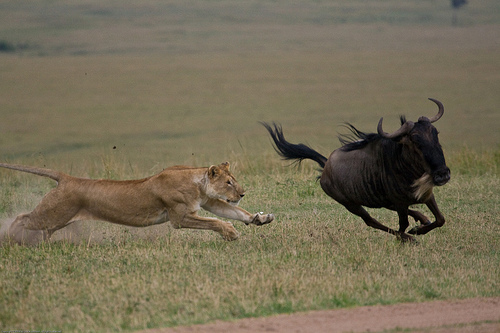
#> input picture dlf-submission/flickr8k_dataset/Images/2973269132_252bfd0160.jpg, 500 x 333 px, found by its file name
$ jupyter execute --allow-errors DLF_winter_2025_lab_1_intro.ipynb   (shell and % lines are left out)
#> lines starting #> are read from the running program, lines starting #| are printed output that depends on the picture
# Choosing the correct environment for AI workloads

In order to access GPU computations it is necessary to change the runtime.
I the top menu choose: Runtime -> Change runtime type -> T4 GPU (free version) or A100/L4 GPU (paid version).

Free version has limitations (like limited availability or constraints on computation time).

---

# Working with Google Colab

## Adding and moving cells
You can add new cells by using the **+ CODE** and **+ TEXT** buttons that show when you hover between cells. These buttons are also in the toolbar above the notebook where they can be used to add a cell below the currently selected cell.

You can move a cell by selecting it and clicking **Cell Up** or **Cell Down** in the top toolbar.

Consecutive cells can be selected by "lasso selection" by dragging from outside one cell and through the group.  Non-adjacent cells can be selected concurrently by clicking one and then holding down Ctrl while clicking another.  Similarly, using Shift instead of Ctrl will select all intermediate cells.

## System aliases

Jupyter includes shortcuts for common operations, such as ls:

That `!ls` probably generated a large output. You can select the cell and clear the output by either right clicking the left gutter of the output area and selecting "Clear output" from the context menu.

Execute any other process using `!` with string interpolation from python variables, and note the result can be assigned to a variable:

## Commenting on a cell
You can comment on a Colaboratory notebook like you would on a Google Document. Comments are attached to cells, and are displayed next to the cell they refer to. If you have **comment-only** permissions, you will see a comment button on the top right of the cell when you hover over it.

If you have edit or comment permissions you can comment on a cell in one of three ways:

1. Select a cell and click the comment button in the toolbar above the top-right corner of the cell.
1. Right click a text cell and select **Add a comment** from the context menu.
3. Use the shortcut **Ctrl+Shift+M** to add a comment to the currently selected cell.

You can resolve and reply to comments, and you can target comments to specific collaborators by typing *+[email address]* (e.g., `+user@domain.com`). Addressed collaborators will be emailed.

The Comment button in the top-right corner of the page shows all comments attached to the notebook.

# Mounting Google Drive in your VM

The example below shows how to mount your Google Drive in your virtual machine using an authorization code, and shows a couple of ways to write & read files there. Once executed, observe the new file (`foo.txt`) is visible in https://drive.google.com/

Note this only supports reading and writing files.

[cell 1]
from google.colab import drive
drive.mount('/content/drive')

[cell 2]
with open('/content/drive/My Drive/foo.txt', 'w') as f:
  f.write('Hello Google Drive!')

# Listing files in Google Drive

# Downloading files to your local file system

`files.download` will invoke a browser download of the file to your local computer.

[cell 3]
from google.colab import files

with open('example.txt', 'w') as f:
  f.write('some content')

files.download('example.txt')

---

# Quick python knowledge verification

A series of tasks to show understanding of the pythonic way of doing things

# Task

[cell 4]
# Complete the function and explain why the results differ for list and int.
def modify_values(a_list, a_number):
    a_list.append(100)
    a_number += 100

my_list = [1, 2, 3]
my_number = 5

modify_values(my_list, my_number)

print(my_list)  # What will this print?
print(my_number)  # What will this print?

# Solution

# Task

[cell 5]
# unpacking variables
# Try to unpack values into the correct number of variables
# Fix the errors by handling them properly
data = [1, 2, 3, 4, 5]

try:
    a, b = data  # Fix this line to unpack without error
except ValueError as e:
    print(e)

# Solution

# Task

[cell 6]
# Use the zip function to combine the two lists element-wise
names = ['Alice', 'Bob', 'Charlie']
scores = [85, 90, 88]

# Combine names and scores using zip
#> (the rest of this cell did not finish here and is left out)

# Solution

# Task

#> (a cell that did not finish here is left out)

# Solution

# Task

[cell 8]
# common pitfall of using mutable default arguments in Python functions

def append_to_list(item, target_list=[]):
    target_list.append(item)
    return target_list

# Predict the output of the following calls:
print(append_to_list(1))
print(append_to_list(2))
print(append_to_list(3, []))
print(append_to_list(4))

# Explain why this happens and how to fix it.

# Solution

# Task

[cell 9]
# knowledge of generator expressions and their memory efficiency compared to list comprehensions. It's important for working with large datasets or streams of data.
import sys

# Create a list of squares of numbers from 0 to 999999
list_comp = [x**2 for x in range(1000000)]

# Create a generator expression of squares of numbers from 0 to 999999
gen_exp = (x**2 for x in range(1000000))

# Print the memory size of both objects
print(f"List comprehension size: {sys.getsizeof(list_comp)} bytes")
print(f"Generator expression size: {sys.getsizeof(gen_exp)} bytes")

# Explain the difference in size and when you would use each.

# Solution

# Task

[cell 10]
# distinction between identity comparison (is) and value comparison (==) in Python,
# Predict the output of the following comparisons:

a = [1, 2, 3]
b = [1, 2, 3]
c = b

print(a == b)
print(a is b)
print(b is c)

x = 256
y = 256
z = 257
w = 257

print(x is y)
print(z is w)

# Explain the results and when to use `is` vs `==`.

# Solution

# Task

[cell 11]
# Try to create dictionaries with the following as keys:
# 1. An integer
# 2. A string
# 3. A tuple containing only immutable elements
# 4. A tuple containing a list
# 5. A list

# Explain which ones work and why. Then, implement a custom class that
# can be used as a dictionary key, and one that cannot.

# TODO: code here

# Solution

# Task

[cell 12]
#  difference between copy() and deepcopy()

import copy

original = [[1, 2, 3], [4, 5, 6]]
shallow_copy = original.copy()
deep_copy = copy.deepcopy(original)

# Modify the original list
original[0][0] = 'X'

# Print all three lists
print("Original:", original)
print("Shallow copy:", shallow_copy)
print("Deep copy:", deep_copy)

# Explain the output and the difference between shallow and deep copy

# Solution

# Task

[cell 13]
def fibonacci_generator():
    a, b = 0, 1
    while True:
        yield a
        a, b = b, a + b

# Use the generator to print the first 10 Fibonacci numbers
fib_gen = fibonacci_generator()
for _ in range(10):
    print(next(fib_gen))

# Explain how the generator works and why it's memory-efficient

# Solution

# Pandas
https://colab.research.google.com/notebooks/snippets/pandas.ipynb

## Pandas DataFrame: Create from lists of values

[cell 14]
import pandas as pd

last_names = ['Connor', 'Connor', 'Reese']
first_names = ['Sarah', 'John', 'Kyle']
df = pd.DataFrame({
  'first_name': first_names,
  'last_name': last_names,
})
df

## Pandas DataFrame: Rename multiple Columns

[cell 15]
import pandas as pd
df = pd.DataFrame({
    'Year': [2016, 2015, 2014, 2013, 2012],
    'Top Animal': ['Giant panda', 'Chicken', 'Pig', 'Turkey', 'Dog']
})

df.rename(columns={
    'Year': 'Calendar Year',
    'Top Animal': 'Favorite Animal',
}, inplace=True)
df

## Pandas DataFrame: Query by regexp (regular expression)

[cell 16]
import pandas as pd
df = pd.DataFrame({
  'first_name': ['Sarah', 'John', 'Kyle', 'Joe'],
  'last_name': ['Connor', 'Connor', 'Reese', 'Bonnot'],
})

df[df.last_name.str.match('.*onno.*')]

## Pandas DataFrame: Query by variable value
Evaluate a variable as the value to find.

[cell 17]
import pandas as pd
df = pd.DataFrame({
  'first_name': ['Sarah', 'John', 'Kyle'],
  'last_name': ['Connor', 'Connor', 'Reese'],
})

foo = 'Connor'
df.query('last_name == @foo')

## Pandas DataFrame: Query using variable value as a column name

Evaluate a variable, to use its value as the name of a column in a query.

E.g. Query for rows where `John` is the value in the column named `first_name`.

[cell 18]
import pandas as pd
df = pd.DataFrame(data={
  'first_name': ['Sarah', 'John', 'Kyle'],
  'last_name': ['Connor', 'Connor', 'Reese'],
})

column_name = 'first_name'
df.query(f"`{column_name}` == 'John'")

## Pandas DataFrame: Query by Timestamp above a value

[cell 19]
import pandas as pd
df = pd.DataFrame({
  'time': ['2022-09-14 00:52:00-07:00', '2022-09-14 00:52:30-07:00',
           '2022-09-14 01:52:30-07:00'],
  'letter': ['A', 'B', 'C'],
})
df['time'] = pd.to_datetime(df.time)

df.query('time >= "2022-09-14 00:52:30-07:00"')

## Pandas DataFrame: Query for Timestamp between two values

[cell 20]
import pandas as pd
df = pd.DataFrame({
  'time': ['2022-09-14 00:52:00-07:00', '2022-09-14 00:52:30-07:00',
           '2022-09-14 01:52:30-07:00'],
  'letter': ['A', 'B', 'C'],
})
df['time'] = pd.to_datetime(df.time)

begin_ts = '2022-09-14 00:52:00-07:00'
end_ts = '2022-09-14 00:54:00-07:00'

df.query('@begin_ts <= time < @end_ts')

## Pandas DataFrame: Drop duplicate rows

[cell 21]
import pandas as pd
df = pd.DataFrame({
  'first_name': ['Sarah', 'John', 'Kyle', 'Joe'],
  'last_name': ['Connor', 'Connor', 'Reese', 'Bonnot'],
})
df.set_index('last_name', inplace=True)

df.loc[~df.index.duplicated(), :]

## Pandas DataFrame: Ignore one Column

[cell 22]
import pandas as pd
df = pd.DataFrame({
  'first_name': ['Sarah', 'John', 'Kyle', 'Joe'],
  'last_name': ['Connor', 'Connor', 'Reese', 'Bonnot'],
})

df.loc[:, df.columns!='last_name']

# Working with external datasets
## Kaggle access

[cell 23]
# https://www.kaggle.com/discussions/general/74235

[cell 24]
from google.colab import files
files.upload()
#> the answer given: 2053006423_6adf69ca67.jpg

[cell 25]
# https://www.kaggle.com/datasets/lainguyn123/student-performance-factors
# https://www.kaggle.com/datasets/syedfaizanalii/predict-students-dropout-and-academic-success
# https://www.kaggle.com/datasets/uciml/student-alcohol-consumption

# Task : Read the data in the CSV files using Pandas library, show only two columns from each dataset (for example "Nationality" and "Course")

[cell 26]
import pandas as pd
import os

import os
for dirname, _, filenames in os.walk('./students'):
    for filename in filenames:
        print(os.path.join(dirname, filename))


# TODO: continue

# Task: What makes a good dataset?
* ### How big should it be?
* ### What should be the structure of data?
* ### What other factors have to be considered?

---

# Simple operations on images in Google Colab

[cell 27]
# Importing necessary libraries
import cv2
import numpy as np
import matplotlib.pyplot as plt
from google.colab import files
from google.colab.patches import cv2_imshow # different than normal cv2.imshow
import requests
from PIL import Image
import io

# Function to display images side by side
def display_images(images, titles):
    fig, axs = plt.subplots(1, len(images), figsize=(15, 5))
    for i, (img, title) in enumerate(zip(images, titles)):
        if len(img.shape) == 2:
            axs[i].imshow(img, cmap='gray')
        else:
            axs[i].imshow(cv2.cvtColor(img, cv2.COLOR_BGR2RGB)) # take note of this line - assumptions
        axs[i].set_title(title)
        axs[i].axis('off')
    plt.tight_layout()
    plt.show()

[cell 28]
# 1. Uploading an image from local machine
print("Please upload an image:")
uploaded = files.upload()
#> the answer given: 2973269132_252bfd0160.jpg
file_name = next(iter(uploaded)) # or list(uploaded.keys())[0]
img_upload = cv2.imread(file_name)
#> img_upload is the input picture: shape (333, 500, 3); mean B, G, R 86.9, 109.4, 118.5
print(f"Uploaded image shape: {img_upload.shape}")
#| Uploaded image shape: (333, 500, 3)

[cell 29]
# 2. Downloading an image from the web
url = "https://c.pxhere.com/photos/af/95/photo-1614016.jpg!d"
#> (the rest of this cell did not finish here and is left out)

#> (a cell that did not finish here is left out)

#> (a cell that did not finish here is left out)

[cell 32]
# 5. Displaying image using OpenCV
print("OpenCV display:")
#> (the rest of this cell did not finish here and is left out)

[cell 33]
# 6. Converting OpenCV BGR to RGB
uploaded_rgb = cv2.cvtColor(img_upload, cv2.COLOR_BGR2RGB)
print("\nComparing OpenCV BGR and RGB:")
display_images([img_upload, uploaded_rgb], ['OpenCV BGR', 'OpenCV RGB'])
#> the loop in display_images, `for i, (img, title) in enumerate(zip(images, titles)):` made 2 passes
#> title on passes 1 to 2: 'OpenCV BGR', 'OpenCV RGB'
#> in display_images, `plt.show()`:
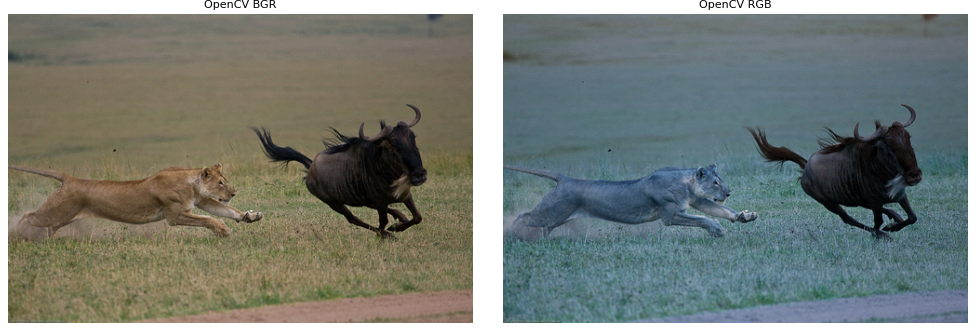
#> figure drawn by matplotlib, 2 panels; B, G, R data is drawn as R, G, B
